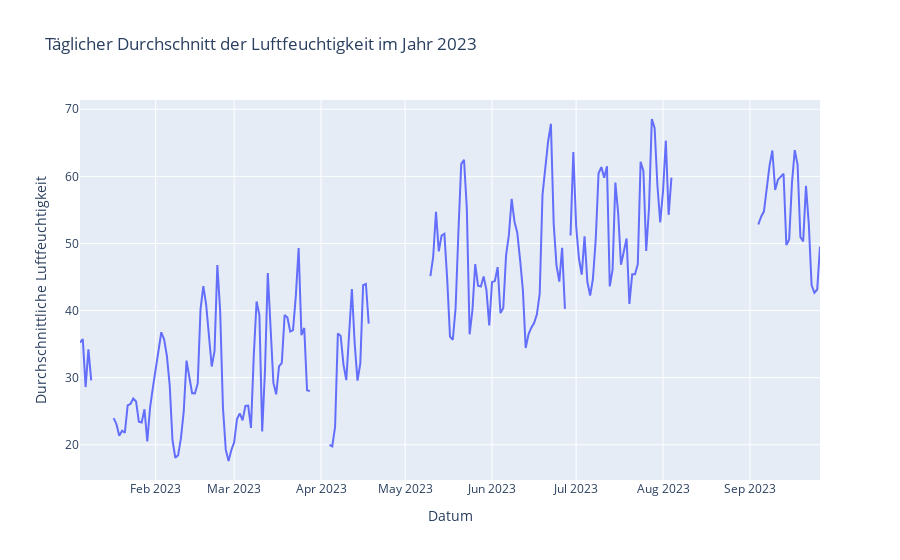

The notebook cell saved with this chart:
### Code cell
fig = px.line(daily_avg_hum_2023, x='date_time', y='hum', title='Täglicher Durchschnitt der Luftfeuchtigkeit im Jahr 2023',
              labels={'date_time': 'Datum', 'hum': 'Durchschnittliche Luftfeuchtigkeit'})

fig.show()

### Figure 1 — Plotly figure (JSON) as saved in the notebook; plotly's stock layout.template omitted (floating-point values rounded to 4 significant figures; data arrays with more than 128 entries replaced by an {"elided": "..."} marker saying what was removed)
{"data": [{"hovertemplate": "Datum=%{x}<br>Durchschnittliche Luftfeuchtigkeit=%{y}<extra></extra>", "legendgroup": "", "line": {"color": "#636efa", "dash": "solid"}, "marker": {"symbol": "circle"}, "mode": "lines", "name": "", "orientation": "v", "showlegend": false, "type": "scatter", "x": {"elided": "265 str values"}, "xaxis": "x", "y": {"elided": "265 float values"}, "yaxis": "y"}], "layout": {"legend": {"tracegroupgap": 0}, "title": {"text": "Täglicher Durchschnitt der Luftfeuchtigkeit im Jahr 2023"}, "xaxis": {"anchor": "y", "domain": [0, 1], "title": {"text": "Datum"}}, "yaxis": {"anchor": "x", "domain": [0, 1], "title": {"text": "Durchschnittliche Luftfeuchtigkeit"}}}}
